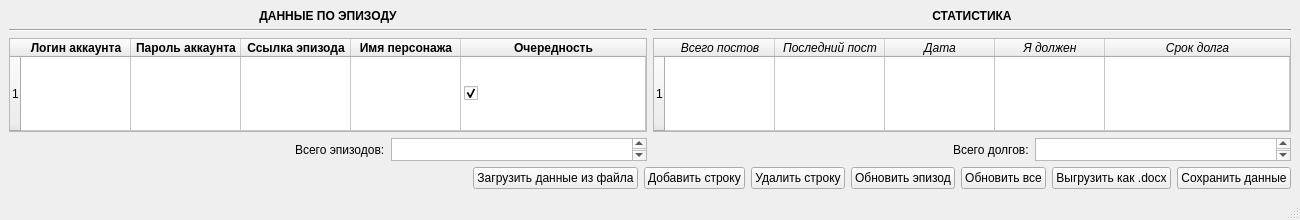
<?xml version="1.0" encoding="UTF-8"?>
<ui version="4.0">
 <class>MainWindow</class>
 <widget class="QMainWindow" name="MainWindow">
  <property name="geometry">
   <rect>
    <x>0</x>
    <y>0</y>
    <width>1300</width>
    <height>220</height>
   </rect>
  </property>
  <property name="minimumSize">
   <size>
    <width>1300</width>
    <height>220</height>
   </size>
  </property>
  <property name="maximumSize">
   <size>
    <width>16777215</width>
    <height>16777215</height>
   </size>
  </property>
  <property name="windowTitle">
   <string>MainWindow</string>
  </property>
  <widget class="QWidget" name="centralwidget">
   <layout class="QVBoxLayout" name="verticalLayout_4">
    <item>
     <layout class="QHBoxLayout" name="horizontalLayout" stretch="10,10">
      <item>
       <layout class="QVBoxLayout" name="verticalLayout">
        <item>
         <widget class="QLabel" name="label">
          <property name="font">
           <font>
            <weight>75</weight>
            <bold>true</bold>
           </font>
          </property>
          <property name="text">
           <string>ДАННЫЕ ПО ЭПИЗОДУ</string>
          </property>
          <property name="alignment">
           <set>Qt::AlignCenter</set>
          </property>
         </widget>
        </item>
        <item>
         <widget class="Line" name="line">
          <property name="orientation">
           <enum>Qt::Horizontal</enum>
          </property>
         </widget>
        </item>
        <item>
         <widget class="QTableWidget" name="tableWidget">
          <attribute name="horizontalHeaderVisible">
           <bool>true</bool>
          </attribute>
          <attribute name="horizontalHeaderCascadingSectionResizes">
           <bool>false</bool>
          </attribute>
          <attribute name="horizontalHeaderDefaultSectionSize">
           <number>110</number>
          </attribute>
          <attribute name="horizontalHeaderHighlightSections">
           <bool>true</bool>
          </attribute>
          <attribute name="horizontalHeaderMinimumSectionSize">
           <number>37</number>
          </attribute>
          <attribute name="horizontalHeaderShowSortIndicator" stdset="0">
           <bool>false</bool>
          </attribute>
          <attribute name="horizontalHeaderStretchLastSection">
           <bool>true</bool>
          </attribute>
          <attribute name="verticalHeaderVisible">
           <bool>true</bool>
          </attribute>
          <attribute name="verticalHeaderCascadingSectionResizes">
           <bool>false</bool>
          </attribute>
          <attribute name="verticalHeaderDefaultSectionSize">
           <number>10</number>
          </attribute>
          <attribute name="verticalHeaderHighlightSections">
           <bool>true</bool>
          </attribute>
          <attribute name="verticalHeaderShowSortIndicator" stdset="0">
           <bool>false</bool>
          </attribute>
          <attribute name="verticalHeaderStretchLastSection">
           <bool>true</bool>
          </attribute>
          <row>
           <property name="text">
            <string>1</string>
           </property>
          </row>
          <column>
           <property name="text">
            <string>Логин аккаунта</string>
           </property>
           <property name="font">
            <font>
             <weight>75</weight>
             <bold>true</bold>
            </font>
           </property>
          </column>
          <column>
           <property name="text">
            <string>Пароль аккаунта</string>
           </property>
           <property name="font">
            <font>
             <weight>75</weight>
             <bold>true</bold>
            </font>
           </property>
          </column>
          <column>
           <property name="text">
            <string>Ссылка эпизода</string>
           </property>
           <property name="font">
            <font>
             <weight>75</weight>
             <bold>true</bold>
            </font>
           </property>
          </column>
          <column>
           <property name="text">
            <string>Имя персонажа</string>
           </property>
           <property name="font">
            <font>
             <weight>75</weight>
             <bold>true</bold>
            </font>
           </property>
          </column>
          <column>
           <property name="text">
            <string>Очередность</string>
           </property>
           <property name="font">
            <font>
             <weight>75</weight>
             <bold>true</bold>
            </font>
           </property>
          </column>
          <item row="0" column="0">
           <property name="text">
            <string/>
           </property>
           <property name="flags">
            <set>ItemIsSelectable|ItemIsEditable|ItemIsDragEnabled|ItemIsDropEnabled|ItemIsUserCheckable|ItemIsEnabled|ItemIsTristate</set>
           </property>
          </item>
          <item row="0" column="1">
           <property name="text">
            <string/>
           </property>
           <property name="flags">
            <set>ItemIsSelectable|ItemIsEditable|ItemIsDragEnabled|ItemIsDropEnabled|ItemIsUserCheckable|ItemIsEnabled|ItemIsTristate</set>
           </property>
          </item>
          <item row="0" column="2">
           <property name="text">
            <string/>
           </property>
           <property name="flags">
            <set>ItemIsSelectable|ItemIsEditable|ItemIsDragEnabled|ItemIsDropEnabled|ItemIsUserCheckable|ItemIsEnabled|ItemIsTristate</set>
           </property>
          </item>
          <item row="0" column="3">
           <property name="text">
            <string/>
           </property>
           <property name="flags">
            <set>ItemIsSelectable|ItemIsEditable|ItemIsDragEnabled|ItemIsDropEnabled|ItemIsUserCheckable|ItemIsEnabled|ItemIsTristate</set>
           </property>
          </item>
          <item row="0" column="4">
           <property name="text">
            <string/>
           </property>
           <property name="checkState">
            <enum>Checked</enum>
           </property>
           <property name="flags">
            <set>ItemIsSelectable|ItemIsEditable|ItemIsDragEnabled|ItemIsDropEnabled|ItemIsUserCheckable|ItemIsEnabled|ItemIsTristate</set>
           </property>
          </item>
         </widget>
        </item>
        <item>
         <layout class="QHBoxLayout" name="horizontalLayout_13">
          <item>
           <layout class="QHBoxLayout" name="horizontalLayout_17">
            <item>
             <spacer name="horizontalSpacer_2">
              <property name="orientation">
               <enum>Qt::Horizontal</enum>
              </property>
              <property name="sizeHint" stdset="0">
               <size>
                <width>40</width>
                <height>20</height>
               </size>
              </property>
             </spacer>
            </item>
           </layout>
          </item>
          <item>
           <layout class="QHBoxLayout" name="horizontalLayout_18">
            <item>
             <widget class="QLabel" name="label_14">
              <property name="text">
               <string>Всего эпизодов:</string>
              </property>
             </widget>
            </item>
            <item>
             <widget class="QTextBrowser" name="textBrowser_12">
              <property name="maximumSize">
               <size>
                <width>16777215</width>
                <height>23</height>
               </size>
              </property>
             </widget>
            </item>
           </layout>
          </item>
         </layout>
        </item>
       </layout>
      </item>
      <item>
       <layout class="QVBoxLayout" name="verticalLayout_2">
        <item>
         <widget class="QLabel" name="label_2">
          <property name="font">
           <font>
            <weight>75</weight>
            <bold>true</bold>
           </font>
          </property>
          <property name="text">
           <string>СТАТИСТИКА</string>
          </property>
          <property name="alignment">
           <set>Qt::AlignCenter</set>
          </property>
         </widget>
        </item>
        <item>
         <widget class="Line" name="line_2">
          <property name="orientation">
           <enum>Qt::Horizontal</enum>
          </property>
         </widget>
        </item>
        <item>
         <widget class="QTableWidget" name="tableWidget_2">
          <attribute name="horizontalHeaderDefaultSectionSize">
           <number>110</number>
          </attribute>
          <attribute name="horizontalHeaderStretchLastSection">
           <bool>true</bool>
          </attribute>
          <attribute name="verticalHeaderCascadingSectionResizes">
           <bool>false</bool>
          </attribute>
          <attribute name="verticalHeaderDefaultSectionSize">
           <number>10</number>
          </attribute>
          <attribute name="verticalHeaderShowSortIndicator" stdset="0">
           <bool>true</bool>
          </attribute>
          <attribute name="verticalHeaderStretchLastSection">
           <bool>true</bool>
          </attribute>
          <row>
           <property name="text">
            <string>1</string>
           </property>
          </row>
          <column>
           <property name="text">
            <string>Всего постов</string>
           </property>
           <property name="font">
            <font>
             <italic>true</italic>
            </font>
           </property>
          </column>
          <column>
           <property name="text">
            <string>Последний пост</string>
           </property>
           <property name="font">
            <font>
             <italic>true</italic>
            </font>
           </property>
          </column>
          <column>
           <property name="text">
            <string>Дата</string>
           </property>
           <property name="font">
            <font>
             <italic>true</italic>
            </font>
           </property>
          </column>
          <column>
           <property name="text">
            <string>Я должен</string>
           </property>
           <property name="font">
            <font>
             <italic>true</italic>
            </font>
           </property>
          </column>
          <column>
           <property name="text">
            <string>Срок долга</string>
           </property>
           <property name="font">
            <font>
             <italic>true</italic>
            </font>
           </property>
          </column>
          <item row="0" column="0">
           <property name="text">
            <string/>
           </property>
           <property name="flags">
            <set>ItemIsSelectable|ItemIsEditable|ItemIsDragEnabled|ItemIsDropEnabled|ItemIsUserCheckable|ItemIsEnabled|ItemIsTristate</set>
           </property>
          </item>
          <item row="0" column="1">
           <property name="text">
            <string/>
           </property>
           <property name="flags">
            <set>ItemIsSelectable|ItemIsEditable|ItemIsDragEnabled|ItemIsDropEnabled|ItemIsUserCheckable|ItemIsEnabled|ItemIsTristate</set>
           </property>
          </item>
          <item row="0" column="2">
           <property name="text">
            <string/>
           </property>
           <property name="flags">
            <set>ItemIsSelectable|ItemIsEditable|ItemIsDragEnabled|ItemIsDropEnabled|ItemIsUserCheckable|ItemIsEnabled|ItemIsTristate</set>
           </property>
          </item>
          <item row="0" column="3">
           <property name="text">
            <string/>
           </property>
           <property name="flags">
            <set>ItemIsSelectable|ItemIsEditable|ItemIsDragEnabled|ItemIsDropEnabled|ItemIsUserCheckable|ItemIsEnabled|ItemIsTristate</set>
           </property>
          </item>
          <item row="0" column="4">
           <property name="text">
            <string/>
           </property>
           <property name="flags">
            <set>ItemIsSelectable|ItemIsEditable|ItemIsDragEnabled|ItemIsDropEnabled|ItemIsUserCheckable|ItemIsEnabled|ItemIsTristate</set>
           </property>
          </item>
         </widget>
        </item>
        <item>
         <layout class="QHBoxLayout" name="horizontalLayout_19">
          <item>
           <layout class="QVBoxLayout" name="verticalLayout_8">
            <item>
             <spacer name="horizontalSpacer_3">
              <property name="orientation">
               <enum>Qt::Horizontal</enum>
              </property>
              <property name="sizeHint" stdset="0">
               <size>
                <width>40</width>
                <height>20</height>
               </size>
              </property>
             </spacer>
            </item>
           </layout>
          </item>
          <item>
           <layout class="QHBoxLayout" name="horizontalLayout_20">
            <item>
             <widget class="QLabel" name="label_13">
              <property name="text">
               <string>Всего долгов:</string>
              </property>
             </widget>
            </item>
            <item>
             <widget class="QTextBrowser" name="textBrowser_11">
              <property name="maximumSize">
               <size>
                <width>16777215</width>
                <height>23</height>
               </size>
              </property>
             </widget>
            </item>
           </layout>
          </item>
         </layout>
        </item>
       </layout>
      </item>
     </layout>
    </item>
    <item>
     <layout class="QHBoxLayout" name="horizontalLayout_21">
      <item>
       <spacer name="horizontalSpacer">
        <property name="orientation">
         <enum>Qt::Horizontal</enum>
        </property>
        <property name="sizeHint" stdset="0">
         <size>
          <width>40</width>
          <height>20</height>
         </size>
        </property>
       </spacer>
      </item>
      <item>
       <widget class="QPushButton" name="pushButton_6">
        <property name="text">
         <string>Загрузить данные из файла</string>
        </property>
       </widget>
      </item>
      <item>
       <widget class="QPushButton" name="pushButton">
        <property name="text">
         <string>Добавить строку</string>
        </property>
       </widget>
      </item>
      <item>
       <widget class="QPushButton" name="pushButton_2">
        <property name="text">
         <string>Удалить строку</string>
        </property>
       </widget>
      </item>
      <item>
       <widget class="QPushButton" name="pushButton_3">
        <property name="text">
         <string>Обновить эпизод</string>
        </property>
       </widget>
      </item>
      <item>
       <widget class="QPushButton" name="pushButton_4">
        <property name="text">
         <string>Обновить все</string>
        </property>
       </widget>
      </item>
      <item>
       <widget class="QPushButton" name="pushButton_5">
        <property name="text">
         <string>Выгрузить как .docx</string>
        </property>
       </widget>
      </item>
      <item>
       <widget class="QPushButton" name="pushButton_7">
        <property name="text">
         <string>Сохранить данные</string>
        </property>
       </widget>
      </item>
     </layout>
    </item>
   </layout>
  </widget>
  <widget class="QMenuBar" name="menubar">
   <property name="geometry">
    <rect>
     <x>0</x>
     <y>0</y>
     <width>1300</width>
     <height>21</height>
    </rect>
   </property>
  </widget>
  <widget class="QStatusBar" name="statusbar"/>
 </widget>
 <resources/>
 <connections/>
</ui>
